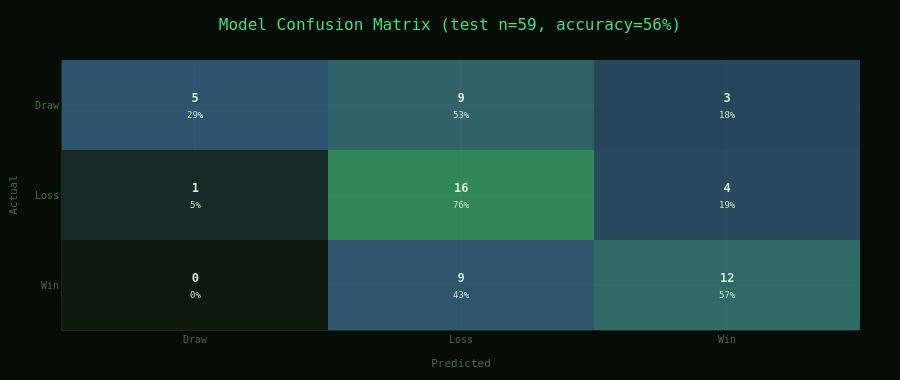

Write notebook code for a chart like this one.
### Code cell
# Chart 7: Confusion matrix - styled as a risk heatmap

cm     = confusion_matrix(y_te, outcome_tree.predict(X_te))
labels = le.classes_.tolist()

cm_norm = cm.astype(float)
for i in range(len(cm_norm)):
    row_sum = cm_norm[i].sum()
    if row_sum > 0:
        cm_norm[i] = cm_norm[i] / row_sum

annotations = []
for i, row in enumerate(cm[::-1]):
    for j, val in enumerate(row):
        norm_val = cm_norm[::-1][i][j]
        annotations.append(dict(
            x=labels[j], y=labels[::-1][i],
            text=f"<b>{val}</b><br><span style='font-size:9px'>{norm_val:.0%}</span>",
            showarrow=False,
            font=dict(color=C["bg"] if norm_val > 0.8 else C["text"], size=12),
        ))

fig_cm = go.Figure(go.Heatmap(
    z=cm_norm[::-1],
    x=labels,
    y=labels[::-1],
    colorscale=[[0,C["surface"]],[0.4,"rgba(96,165,250,0.4)"],[0.8,"rgba(74,222,128,0.6)"],[1,C["win"]]],
    showscale=False,
    zmin=0, zmax=1,
))
fig_cm.update_layout(
    **BASE,
    title=dict(text=f"Model Confusion Matrix (test n={len(y_te)}, accuracy={outcome_tree.score(X_te,y_te):.0%})",
               font=dict(size=16, color=C["win"]), x=0.5),
    xaxis={**axis("Predicted")},
    yaxis={**axis("Actual")},
    annotations=annotations,
    height=380,
)
fig_cm.show()

### Figure 1 — Plotly figure (JSON) as saved in the notebook; plotly's stock layout.template omitted (floating-point values rounded to 4 significant figures)
{"data": [{"colorscale": [[0, "#0d1a0d"], [0.4, "rgba(96,165,250,0.4)"], [0.8, "rgba(74,222,128,0.6)"], [1, "#4ade80"]], "showscale": false, "type": "heatmap", "x": ["Draw", "Loss", "Win"], "y": ["Win", "Loss", "Draw"], "z": [[0.0, 0.4286, 0.5714], [0.04762, 0.7619, 0.1905], [0.2941, 0.5294, 0.1765]], "zmax": 1, "zmin": 0}], "layout": {"annotations": [{"font": {"color": "#d4edda", "size": 12}, "showarrow": false, "text": "<b>0</b><br><span style='font-size:9px'>0%</span>", "x": "Draw", "y": "Win"}, {"font": {"color": "#d4edda", "size": 12}, "showarrow": false, "text": "<b>9</b><br><span style='font-size:9px'>43%</span>", "x": "Loss", "y": "Win"}, {"font": {"color": "#d4edda", "size": 12}, "showarrow": false, "text": "<b>12</b><br><span style='font-size:9px'>57%</span>", "x": "Win", "y": "Win"}, {"font": {"color": "#d4edda", "size": 12}, "showarrow": false, "text": "<b>1</b><br><span style='font-size:9px'>5%</span>", "x": "Draw", "y": "Loss"}, {"font": {"color": "#d4edda", "size": 12}, "showarrow": false, "text": "<b>16</b><br><span style='font-size:9px'>76%</span>", "x": "Loss", "y": "Loss"}, {"font": {"color": "#d4edda", "size": 12}, "showarrow": false, "text": "<b>4</b><br><span style='font-size:9px'>19%</span>", "x": "Win", "y": "Loss"}, {"font": {"color": "#d4edda", "size": 12}, "showarrow": false, "text": "<b>5</b><br><span style='font-size:9px'>29%</span>", "x": "Draw", "y": "Draw"}, {"font": {"color": "#d4edda", "size": 12}, "showarrow": false, "text": "<b>9</b><br><span style='font-size:9px'>53%</span>", "x": "Loss", "y": "Draw"}, {"font": {"color": "#d4edda", "size": 12}, "showarrow": false, "text": "<b>3</b><br><span style='font-size:9px'>18%</span>", "x": "Win", "y": "Draw"}], "font": {"color": "#d4edda", "family": "monospace", "size": 12}, "height": 380, "hoverlabel": {"bgcolor": "#111f11", "bordercolor": "#1e2e1e", "font": {"color": "#d4edda"}}, "margin": {"b": 50, "l": 60, "r": 40, "t": 60}, "paper_bgcolor": "#060d06", "plot_bgcolor": "#0d1a0d", "title": {"font": {"color": "#4ade80", "size": 16}, "text": "Model Confusion Matrix (test n=59, accuracy=56%)", "x": 0.5}, "xaxis": {"gridcolor": "#162316", "linecolor": "#1e2e1e", "showline": true, "tickcolor": "#1e2e1e", "tickfont": {"color": "#4a6a4a", "size": 10}, "title": {"font": {"color": "#4a6a4a", "size": 11}, "text": "Predicted"}, "zeroline": false}, "yaxis": {"gridcolor": "#162316", "linecolor": "#1e2e1e", "showline": true, "tickcolor": "#1e2e1e", "tickfont": {"color": "#4a6a4a", "size": 10}, "title": {"font": {"color": "#4a6a4a", "size": 11}, "text": "Actual"}, "zeroline": false}}}
